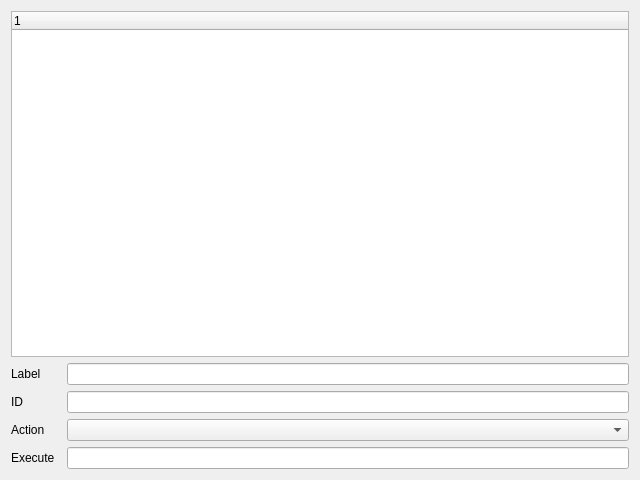
<?xml version="1.0" encoding="UTF-8"?>
<ui version="4.0">
 <class>frmObmenu</class>
 <widget class="QWidget" name="frmObmenu">
  <property name="geometry">
   <rect>
    <x>0</x>
    <y>0</y>
    <width>640</width>
    <height>480</height>
   </rect>
  </property>
  <property name="windowTitle">
   <string>Openbox menu editor</string>
  </property>
  <layout class="QVBoxLayout" name="verticalLayout_2">
   <item>
    <layout class="QVBoxLayout" name="verticalLayout">
     <item>
      <widget class="QTreeWidget" name="treeMenu">
       <property name="uniformRowHeights">
        <bool>true</bool>
       </property>
       <property name="animated">
        <bool>false</bool>
       </property>
       <column>
        <property name="text">
         <string notr="true">1</string>
        </property>
       </column>
      </widget>
     </item>
    </layout>
   </item>
   <item>
    <layout class="QVBoxLayout" name="verticalLayout_3">
     <property name="sizeConstraint">
      <enum>QLayout::SetDefaultConstraint</enum>
     </property>
     <item>
      <layout class="QHBoxLayout" name="horizontalLayout">
       <item>
        <widget class="QLabel" name="lblLabel">
         <property name="sizePolicy">
          <sizepolicy hsizetype="Preferred" vsizetype="Preferred">
           <horstretch>0</horstretch>
           <verstretch>0</verstretch>
          </sizepolicy>
         </property>
         <property name="minimumSize">
          <size>
           <width>50</width>
           <height>0</height>
          </size>
         </property>
         <property name="text">
          <string>Label</string>
         </property>
        </widget>
       </item>
       <item>
        <widget class="QLineEdit" name="txtLabel">
         <property name="sizePolicy">
          <sizepolicy hsizetype="Expanding" vsizetype="Fixed">
           <horstretch>0</horstretch>
           <verstretch>0</verstretch>
          </sizepolicy>
         </property>
        </widget>
       </item>
      </layout>
     </item>
     <item>
      <layout class="QHBoxLayout" name="horizontalLayout_2">
       <item>
        <widget class="QLabel" name="lblId">
         <property name="minimumSize">
          <size>
           <width>50</width>
           <height>0</height>
          </size>
         </property>
         <property name="text">
          <string>ID</string>
         </property>
        </widget>
       </item>
       <item>
        <widget class="QLineEdit" name="txtID"/>
       </item>
      </layout>
     </item>
     <item>
      <layout class="QHBoxLayout" name="horizontalLayout_3">
       <item>
        <widget class="QLabel" name="lblAction">
         <property name="minimumSize">
          <size>
           <width>50</width>
           <height>0</height>
          </size>
         </property>
         <property name="text">
          <string>Action</string>
         </property>
        </widget>
       </item>
       <item>
        <widget class="QComboBox" name="cmbAction">
         <property name="sizePolicy">
          <sizepolicy hsizetype="Expanding" vsizetype="Fixed">
           <horstretch>0</horstretch>
           <verstretch>0</verstretch>
          </sizepolicy>
         </property>
        </widget>
       </item>
      </layout>
     </item>
     <item>
      <layout class="QHBoxLayout" name="horizontalLayout_4">
       <item>
        <widget class="QLabel" name="lblExecute">
         <property name="minimumSize">
          <size>
           <width>50</width>
           <height>0</height>
          </size>
         </property>
         <property name="text">
          <string>Execute</string>
         </property>
        </widget>
       </item>
       <item>
        <widget class="QLineEdit" name="txtExecute"/>
       </item>
      </layout>
     </item>
    </layout>
   </item>
  </layout>
 </widget>
 <resources/>
 <connections/>
</ui>
